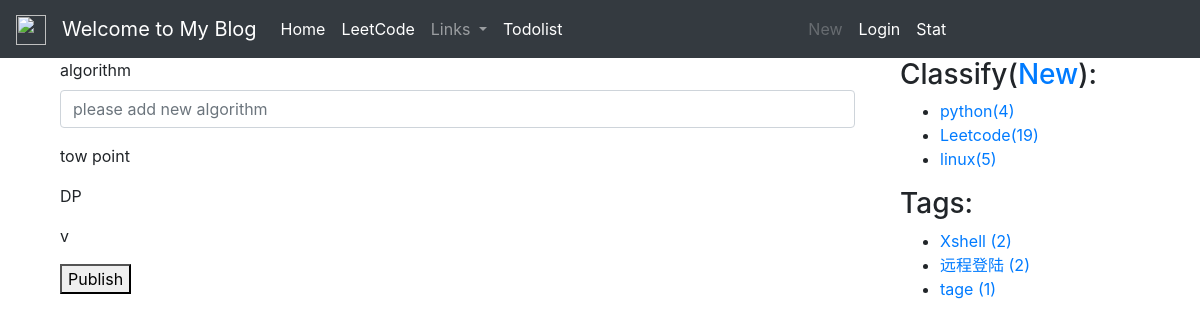
The page /algorithm_add/ on the database its author committed.
### blog/models.py (models this page shows, shortened)
class BlogAlgorithm(models.Model):
    title = models.CharField(max_length=100, blank=True)
    created = models.DateTimeField(default=timezone.now)

class BlogClassify(models.Model):
    title = models.CharField(max_length=100, blank=True)
    created = models.DateTimeField(default=timezone.now)

class Tag(models.Model):
    name = models.CharField(max_length=100)

### blog/views.py (the view)
# urls.py: path('algorithm_add/',views.algorithm_add,name='algorithm_add'),
def algorithm_add(request):
    if request.method == 'POST':
        algorithm_add_form = BlogAlgorithmAddForm(request.POST, request.FILES)
        if algorithm_add_form.is_valid():
            new_algorithm = algorithm_add_form.save(commit=False)
            new_add_algorithm=request.POST['new_algorithm']
            all_algorithm=BlogAlgorithm.objects.all()
            algorithm_list=[i.title for i in all_algorithm]
            if new_add_algorithm not in algorithm_list:
                add_algorithm = BlogAlgorithm(title=new_add_algorithm)
                add_algorithm.save()
                return redirect("blog:algorithm_add")
            else:
                return HttpResponse("already exist")
        else:
            return  HttpResponse("algorithm is not valid,please refill")
    else:
        algorithm_add_form = BlogAlgorithmAddForm()
        algorithms = BlogAlgorithm.objects.all()
        context = {'algorithm_add_form': algorithm_add_form, 'algorithms': algorithms,}
        return render(request, 'blog/algorithm_add.html', context)

### blog/forms.py
class BlogAlgorithmAddForm(forms.ModelForm):
    class Meta:
        model=BlogAlgorithm
        fields=('title',)

### blog/templatetags/blog_extras.py (called while the page is built)
@register.inclusion_tag('blog/inclusions/_classify.html',takes_context=True)
def show_classify(context):
    classify_list = BlogClassify.objects.annotate(num_posts=Count('blog')).filter(num_posts__gt=0)
    return {
        'classify_list': classify_list,
    }

@register.inclusion_tag('blog/inclusions/_tags.html', takes_context=True)
def show_tags(context):
    tag_list = Tag.objects.annotate(num_posts=Count('blog')).filter(num_posts__gt=0)
    return {
        'tag_list': tag_list,
    }

### templates/blog/algorithm_add.html (shortened to what this page needs)
{% extends "base.html" %}
{% load staticfiles %}
{% block content %}
<div class="container">
    <div>
        <form method="post" action="" enctype="multipart/form-data">
            <div class="form-group">
                <label for="new_algorithm">algorithm</label>
                    <input class="form-control" type="text" id="new_algorithm" name="new_algorithm" placeholder="please add new algorithm">
            </div>
            <div class="form-group">
                {% for algorithm in algorithms %}
                <p>{{algorithm.title}}</p>
                {% endfor %}
            </div>
            <button type="submit">Publish</button>
    </form>
    </div>
</div>
{% endblock content %}

### templates/blog/inclusions/_classify.html
<div class="">
  <h3 class="">Classify(<a href="{% url 'blog:classify_add' %}">New</a>):</h3>
  <ul>
    {% for classify in classify_list %}
    {% if classify.title == 'Leetcode' %}
    <li>
        <a href="{% url 'blog:blog_list_leetcode' %}?classify={{ classify.id }}">{{ classify.title }}<span class="post-count">({{ classify.num_posts }})</span></a>
      </li>
    {% else %}
      <li>
        <a href="{% url 'blog:blog_list' %}?classify={{ classify.id }}">{{ classify.title }}<span class="post-count">({{ classify.num_posts }})</span></a>
      </li>
    {% endif %}
    {% empty %}
      暂无分类！
    {% endfor %}
  </ul>
</div>

### templates/blog/inclusions/_tags.html
<div class="widget widget-tag-cloud">
  <h3 class="widget-title">Tags:</h3>
  <ul>
    {% for tag in tag_list %}
      <li>
        <a href="{% url 'blog:blog_list' %}?tag={{ tag.id }}">{{ tag.name }} <span class="post-count">({{ tag.num_posts }})</span></a>
      </li>
    {% empty %}
      暂无标签！
    {% endfor %}
  </ul>
</div>

### rows shown on the page
BlogAlgorithm: title "tow point"
BlogAlgorithm: title "DP"
BlogAlgorithm: title "v"
BlogClassify: title "python", num_posts "4"
BlogClassify: title "Leetcode", num_posts "19"
BlogClassify: title "linux", num_posts "5"
Tag: name "Xshell", num_posts "2"
Tag: name "远程登陆", num_posts "2"
Tag: name "tage", num_posts "1"
